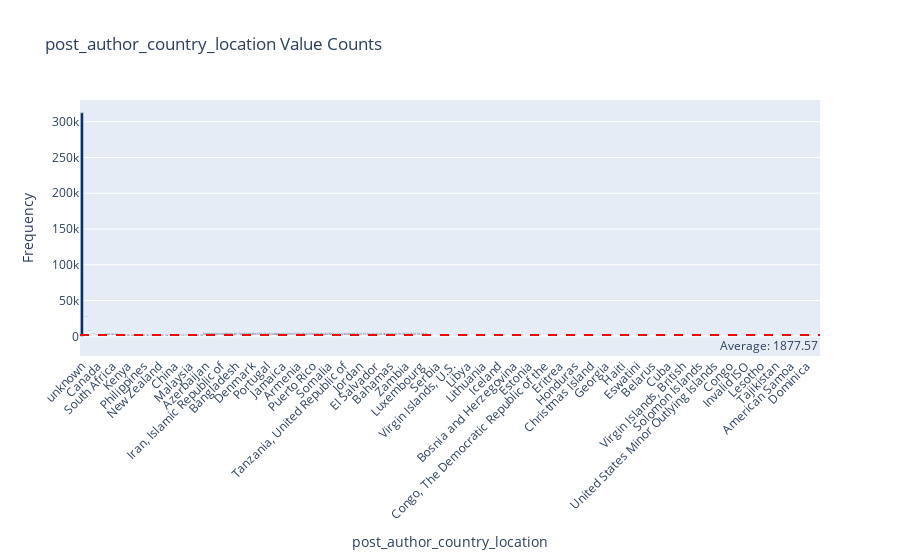

Here is the notebook cell this chart was saved with:
### Code cell
plot_value_counts_with_avg(df, 'post_author_country_location')

### Figure 1 — Plotly figure (JSON) as saved in the notebook; plotly's stock layout.template omitted (floating-point values rounded to 4 significant figures; data arrays with more than 128 entries replaced by an {"elided": "..."} marker saying what was removed)
{"data": [{"alignmentgroup": "True", "hovertemplate": "post_author_country_location=%{x}<br>Counts=%{marker.color}<extra></extra>", "legendgroup": "", "marker": {"color": {"elided": "192 int values"}, "coloraxis": "coloraxis", "pattern": {"shape": ""}}, "name": "", "offsetgroup": "", "orientation": "v", "showlegend": false, "text": {"elided": "192 int values"}, "textposition": "auto", "type": "bar", "x": {"elided": "192 str values"}, "xaxis": "x", "y": {"elided": "192 int values"}, "yaxis": "y"}], "layout": {"annotations": [{"showarrow": false, "text": "Average: 1877.57", "x": 1, "xanchor": "right", "xref": "x domain", "y": 1878.0, "yanchor": "top", "yref": "y"}], "barmode": "relative", "coloraxis": {"colorbar": {"title": {"text": "Counts"}}, "colorscale": [[0, "rgb(247,251,255)"], [0.125, "rgb(222,235,247)"], [0.25, "rgb(198,219,239)"], [0.375, "rgb(158,202,225)"], [0.5, "rgb(107,174,214)"], [0.625, "rgb(66,146,198)"], [0.75, "rgb(33,113,181)"], [0.875, "rgb(8,81,156)"], [1, "rgb(8,48,107)"]], "showscale": false}, "legend": {"tracegroupgap": 0}, "shapes": [{"line": {"color": "red", "dash": "dash"}, "type": "line", "x0": 0, "x1": 1, "xref": "x domain", "y0": 1878.0, "y1": 1878.0, "yref": "y"}], "title": {"text": "post_author_country_location Value Counts"}, "xaxis": {"anchor": "y", "domain": [0, 1], "tickangle": -45, "title": {"text": "post_author_country_location"}}, "yaxis": {"anchor": "x", "domain": [0, 1], "title": {"text": "Frequency"}}}}
